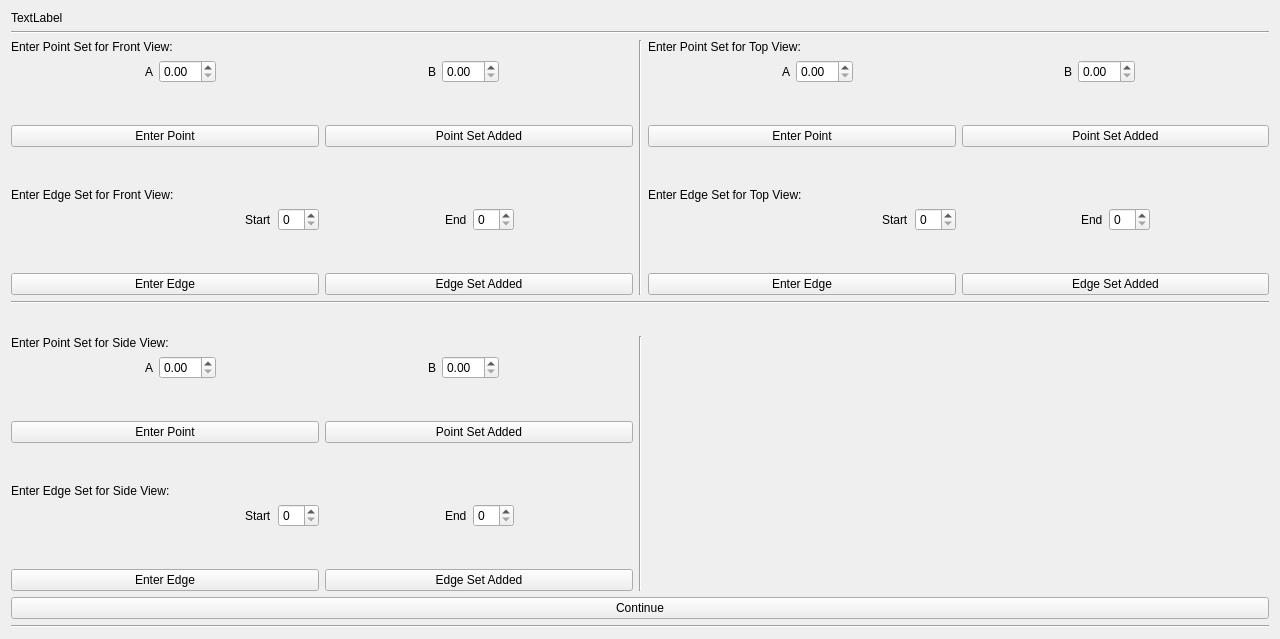
<?xml version="1.0" encoding="UTF-8"?>
<ui version="4.0">
 <class>InputWindowTwoD</class>
 <widget class="QWidget" name="InputWindowTwoD">
  <property name="geometry">
   <rect>
    <x>0</x>
    <y>0</y>
    <width>1280</width>
    <height>639</height>
   </rect>
  </property>
  <property name="windowTitle">
   <string>Form</string>
  </property>
  <layout class="QVBoxLayout" name="verticalLayout_2">
   <item>
    <layout class="QVBoxLayout" name="verticalLayout">
     <item>
      <widget class="QLabel" name="InstructionLabel">
       <property name="text">
        <string>TextLabel</string>
       </property>
      </widget>
     </item>
     <item>
      <widget class="Line" name="line_4">
       <property name="orientation">
        <enum>Qt::Horizontal</enum>
       </property>
      </widget>
     </item>
     <item>
      <layout class="QHBoxLayout" name="horizontalLayout_2">
       <item>
        <layout class="QVBoxLayout" name="verticalLayout_6">
         <item>
          <layout class="QVBoxLayout" name="verticalLayout_4">
           <item>
            <widget class="QLabel" name="PointLabel_Front">
             <property name="text">
              <string>Enter Point Set for Front View:</string>
             </property>
            </widget>
           </item>
           <item>
            <layout class="QHBoxLayout" name="horizontalLayout_12">
             <item>
              <layout class="QHBoxLayout" name="horizontalLayout_10">
               <item>
                <spacer name="horizontalSpacer_2">
                 <property name="orientation">
                  <enum>Qt::Horizontal</enum>
                 </property>
                 <property name="sizeHint" stdset="0">
                  <size>
                   <width>40</width>
                   <height>20</height>
                  </size>
                 </property>
                </spacer>
               </item>
               <item>
                <widget class="QLabel" name="label_8">
                 <property name="text">
                  <string>A</string>
                 </property>
                </widget>
               </item>
               <item>
                <widget class="QDoubleSpinBox" name="frontA"/>
               </item>
              </layout>
             </item>
             <item>
              <spacer name="horizontalSpacer">
               <property name="orientation">
                <enum>Qt::Horizontal</enum>
               </property>
               <property name="sizeHint" stdset="0">
                <size>
                 <width>40</width>
                 <height>20</height>
                </size>
               </property>
              </spacer>
             </item>
             <item>
              <layout class="QHBoxLayout" name="horizontalLayout_11">
               <item>
                <widget class="QLabel" name="label_9">
                 <property name="text">
                  <string>B</string>
                 </property>
                </widget>
               </item>
               <item>
                <widget class="QDoubleSpinBox" name="frontB"/>
               </item>
               <item>
                <spacer name="horizontalSpacer_3">
                 <property name="orientation">
                  <enum>Qt::Horizontal</enum>
                 </property>
                 <property name="sizeHint" stdset="0">
                  <size>
                   <width>40</width>
                   <height>20</height>
                  </size>
                 </property>
                </spacer>
               </item>
              </layout>
             </item>
            </layout>
           </item>
           <item>
            <spacer name="verticalSpacer_2">
             <property name="orientation">
              <enum>Qt::Vertical</enum>
             </property>
             <property name="sizeHint" stdset="0">
              <size>
               <width>20</width>
               <height>40</height>
              </size>
             </property>
            </spacer>
           </item>
           <item>
            <layout class="QHBoxLayout" name="horizontalLayout_13">
             <item>
              <widget class="QPushButton" name="EnterPoint_Front">
               <property name="text">
                <string>Enter Point</string>
               </property>
              </widget>
             </item>
             <item>
              <widget class="QPushButton" name="FinishPointAdd_Front">
               <property name="text">
                <string>Point Set Added</string>
               </property>
              </widget>
             </item>
            </layout>
           </item>
          </layout>
         </item>
         <item>
          <spacer name="verticalSpacer_3">
           <property name="orientation">
            <enum>Qt::Vertical</enum>
           </property>
           <property name="sizeHint" stdset="0">
            <size>
             <width>20</width>
             <height>40</height>
            </size>
           </property>
          </spacer>
         </item>
         <item>
          <layout class="QVBoxLayout" name="verticalLayout_5">
           <item>
            <widget class="QLabel" name="EdgeLabel_Front">
             <property name="text">
              <string>Enter Edge Set for Front View:</string>
             </property>
            </widget>
           </item>
           <item>
            <layout class="QHBoxLayout" name="horizontalLayout_16">
             <item>
              <layout class="QHBoxLayout" name="horizontalLayout_14">
               <item>
                <spacer name="horizontalSpacer_4">
                 <property name="orientation">
                  <enum>Qt::Horizontal</enum>
                 </property>
                 <property name="sizeHint" stdset="0">
                  <size>
                   <width>40</width>
                   <height>20</height>
                  </size>
                 </property>
                </spacer>
               </item>
               <item>
                <widget class="QLabel" name="label_11">
                 <property name="text">
                  <string>Start</string>
                 </property>
                </widget>
               </item>
               <item>
                <widget class="QSpinBox" name="frontStart"/>
               </item>
              </layout>
             </item>
             <item>
              <layout class="QHBoxLayout" name="horizontalLayout_15">
               <item>
                <spacer name="horizontalSpacer_6">
                 <property name="orientation">
                  <enum>Qt::Horizontal</enum>
                 </property>
                 <property name="sizeHint" stdset="0">
                  <size>
                   <width>40</width>
                   <height>20</height>
                  </size>
                 </property>
                </spacer>
               </item>
               <item>
                <widget class="QLabel" name="label_12">
                 <property name="text">
                  <string>End</string>
                 </property>
                </widget>
               </item>
               <item>
                <widget class="QSpinBox" name="frontEnd"/>
               </item>
               <item>
                <spacer name="horizontalSpacer_5">
                 <property name="orientation">
                  <enum>Qt::Horizontal</enum>
                 </property>
                 <property name="sizeHint" stdset="0">
                  <size>
                   <width>40</width>
                   <height>20</height>
                  </size>
                 </property>
                </spacer>
               </item>
              </layout>
             </item>
            </layout>
           </item>
           <item>
            <spacer name="verticalSpacer_4">
             <property name="orientation">
              <enum>Qt::Vertical</enum>
             </property>
             <property name="sizeHint" stdset="0">
              <size>
               <width>20</width>
               <height>40</height>
              </size>
             </property>
            </spacer>
           </item>
           <item>
            <layout class="QHBoxLayout" name="horizontalLayout_17">
             <item>
              <widget class="QPushButton" name="EnterEdge_Front">
               <property name="text">
                <string>Enter Edge</string>
               </property>
              </widget>
             </item>
             <item>
              <widget class="QPushButton" name="FinishEdgeAdd_Front">
               <property name="text">
                <string>Edge Set Added</string>
               </property>
              </widget>
             </item>
            </layout>
           </item>
          </layout>
         </item>
        </layout>
       </item>
       <item>
        <widget class="Line" name="line_3">
         <property name="orientation">
          <enum>Qt::Vertical</enum>
         </property>
        </widget>
       </item>
       <item>
        <layout class="QVBoxLayout" name="verticalLayout_7">
         <item>
          <layout class="QVBoxLayout" name="verticalLayout_8">
           <item>
            <widget class="QLabel" name="PointLabel_Top">
             <property name="text">
              <string>Enter Point Set for Top View:</string>
             </property>
            </widget>
           </item>
           <item>
            <layout class="QHBoxLayout" name="horizontalLayout_18">
             <item>
              <layout class="QHBoxLayout" name="horizontalLayout_19">
               <item>
                <spacer name="horizontalSpacer_7">
                 <property name="orientation">
                  <enum>Qt::Horizontal</enum>
                 </property>
                 <property name="sizeHint" stdset="0">
                  <size>
                   <width>40</width>
                   <height>20</height>
                  </size>
                 </property>
                </spacer>
               </item>
               <item>
                <widget class="QLabel" name="label_15">
                 <property name="text">
                  <string>A</string>
                 </property>
                </widget>
               </item>
               <item>
                <widget class="QDoubleSpinBox" name="topA"/>
               </item>
              </layout>
             </item>
             <item>
              <spacer name="horizontalSpacer_8">
               <property name="orientation">
                <enum>Qt::Horizontal</enum>
               </property>
               <property name="sizeHint" stdset="0">
                <size>
                 <width>40</width>
                 <height>20</height>
                </size>
               </property>
              </spacer>
             </item>
             <item>
              <layout class="QHBoxLayout" name="horizontalLayout_20">
               <item>
                <widget class="QLabel" name="label_16">
                 <property name="text">
                  <string>B</string>
                 </property>
                </widget>
               </item>
               <item>
                <widget class="QDoubleSpinBox" name="topB"/>
               </item>
               <item>
                <spacer name="horizontalSpacer_9">
                 <property name="orientation">
                  <enum>Qt::Horizontal</enum>
                 </property>
                 <property name="sizeHint" stdset="0">
                  <size>
                   <width>40</width>
                   <height>20</height>
                  </size>
                 </property>
                </spacer>
               </item>
              </layout>
             </item>
            </layout>
           </item>
           <item>
            <spacer name="verticalSpacer_5">
             <property name="orientation">
              <enum>Qt::Vertical</enum>
             </property>
             <property name="sizeHint" stdset="0">
              <size>
               <width>20</width>
               <height>40</height>
              </size>
             </property>
            </spacer>
           </item>
           <item>
            <layout class="QHBoxLayout" name="horizontalLayout_21">
             <item>
              <widget class="QPushButton" name="EnterPoint_Top">
               <property name="text">
                <string>Enter Point</string>
               </property>
              </widget>
             </item>
             <item>
              <widget class="QPushButton" name="FinishPointAdd_Top">
               <property name="text">
                <string>Point Set Added</string>
               </property>
              </widget>
             </item>
            </layout>
           </item>
          </layout>
         </item>
         <item>
          <spacer name="verticalSpacer_6">
           <property name="orientation">
            <enum>Qt::Vertical</enum>
           </property>
           <property name="sizeHint" stdset="0">
            <size>
             <width>20</width>
             <height>40</height>
            </size>
           </property>
          </spacer>
         </item>
         <item>
          <layout class="QVBoxLayout" name="verticalLayout_9">
           <item>
            <widget class="QLabel" name="EdgeLabel_Top">
             <property name="text">
              <string>Enter Edge Set for Top View:</string>
             </property>
            </widget>
           </item>
           <item>
            <layout class="QHBoxLayout" name="horizontalLayout_22">
             <item>
              <layout class="QHBoxLayout" name="horizontalLayout_23">
               <item>
                <spacer name="horizontalSpacer_10">
                 <property name="orientation">
                  <enum>Qt::Horizontal</enum>
                 </property>
                 <property name="sizeHint" stdset="0">
                  <size>
                   <width>40</width>
                   <height>20</height>
                  </size>
                 </property>
                </spacer>
               </item>
               <item>
                <widget class="QLabel" name="label_18">
                 <property name="text">
                  <string>Start</string>
                 </property>
                </widget>
               </item>
               <item>
                <widget class="QSpinBox" name="topStart"/>
               </item>
              </layout>
             </item>
             <item>
              <layout class="QHBoxLayout" name="horizontalLayout_24">
               <item>
                <spacer name="horizontalSpacer_11">
                 <property name="orientation">
                  <enum>Qt::Horizontal</enum>
                 </property>
                 <property name="sizeHint" stdset="0">
                  <size>
                   <width>40</width>
                   <height>20</height>
                  </size>
                 </property>
                </spacer>
               </item>
               <item>
                <widget class="QLabel" name="label_19">
                 <property name="text">
                  <string>End</string>
                 </property>
                </widget>
               </item>
               <item>
                <widget class="QSpinBox" name="topEnd"/>
               </item>
               <item>
                <spacer name="horizontalSpacer_12">
                 <property name="orientation">
                  <enum>Qt::Horizontal</enum>
                 </property>
                 <property name="sizeHint" stdset="0">
                  <size>
                   <width>40</width>
                   <height>20</height>
                  </size>
                 </property>
                </spacer>
               </item>
              </layout>
             </item>
            </layout>
           </item>
           <item>
            <spacer name="verticalSpacer_7">
             <property name="orientation">
              <enum>Qt::Vertical</enum>
             </property>
             <property name="sizeHint" stdset="0">
              <size>
               <width>20</width>
               <height>40</height>
              </size>
             </property>
            </spacer>
           </item>
           <item>
            <layout class="QHBoxLayout" name="horizontalLayout_25">
             <item>
              <widget class="QPushButton" name="EnterEdge_Top">
               <property name="text">
                <string>Enter Edge</string>
               </property>
              </widget>
             </item>
             <item>
              <widget class="QPushButton" name="FinishEdgeAdd_Top">
               <property name="text">
                <string>Edge Set Added</string>
               </property>
              </widget>
             </item>
            </layout>
           </item>
          </layout>
         </item>
        </layout>
       </item>
      </layout>
     </item>
     <item>
      <widget class="Line" name="line">
       <property name="orientation">
        <enum>Qt::Horizontal</enum>
       </property>
      </widget>
     </item>
     <item>
      <spacer name="verticalSpacer">
       <property name="orientation">
        <enum>Qt::Vertical</enum>
       </property>
       <property name="sizeHint" stdset="0">
        <size>
         <width>20</width>
         <height>40</height>
        </size>
       </property>
      </spacer>
     </item>
     <item>
      <layout class="QHBoxLayout" name="horizontalLayout">
       <item>
        <layout class="QVBoxLayout" name="verticalLayout_10">
         <item>
          <layout class="QVBoxLayout" name="verticalLayout_11">
           <item>
            <widget class="QLabel" name="PointLabel_Side">
             <property name="text">
              <string>Enter Point Set for Side View:</string>
             </property>
            </widget>
           </item>
           <item>
            <layout class="QHBoxLayout" name="horizontalLayout_26">
             <item>
              <layout class="QHBoxLayout" name="horizontalLayout_27">
               <item>
                <spacer name="horizontalSpacer_13">
                 <property name="orientation">
                  <enum>Qt::Horizontal</enum>
                 </property>
                 <property name="sizeHint" stdset="0">
                  <size>
                   <width>40</width>
                   <height>20</height>
                  </size>
                 </property>
                </spacer>
               </item>
               <item>
                <widget class="QLabel" name="Alabel_Side">
                 <property name="text">
                  <string>A</string>
                 </property>
                </widget>
               </item>
               <item>
                <widget class="QDoubleSpinBox" name="sideA"/>
               </item>
              </layout>
             </item>
             <item>
              <spacer name="horizontalSpacer_14">
               <property name="orientation">
                <enum>Qt::Horizontal</enum>
               </property>
               <property name="sizeHint" stdset="0">
                <size>
                 <width>40</width>
                 <height>20</height>
                </size>
               </property>
              </spacer>
             </item>
             <item>
              <layout class="QHBoxLayout" name="horizontalLayout_28">
               <item>
                <widget class="QLabel" name="Blabel_Side">
                 <property name="text">
                  <string>B</string>
                 </property>
                </widget>
               </item>
               <item>
                <widget class="QDoubleSpinBox" name="sideB"/>
               </item>
               <item>
                <spacer name="horizontalSpacer_15">
                 <property name="orientation">
                  <enum>Qt::Horizontal</enum>
                 </property>
                 <property name="sizeHint" stdset="0">
                  <size>
                   <width>40</width>
                   <height>20</height>
                  </size>
                 </property>
                </spacer>
               </item>
              </layout>
             </item>
            </layout>
           </item>
           <item>
            <spacer name="verticalSpacer_8">
             <property name="orientation">
              <enum>Qt::Vertical</enum>
             </property>
             <property name="sizeHint" stdset="0">
              <size>
               <width>20</width>
               <height>40</height>
              </size>
             </property>
            </spacer>
           </item>
           <item>
            <layout class="QHBoxLayout" name="horizontalLayout_29">
             <item>
              <widget class="QPushButton" name="EnterPoint_Side">
               <property name="text">
                <string>Enter Point</string>
               </property>
              </widget>
             </item>
             <item>
              <widget class="QPushButton" name="FinishPointAdd_Side">
               <property name="text">
                <string>Point Set Added</string>
               </property>
              </widget>
             </item>
            </layout>
           </item>
          </layout>
         </item>
         <item>
          <spacer name="verticalSpacer_9">
           <property name="orientation">
            <enum>Qt::Vertical</enum>
           </property>
           <property name="sizeHint" stdset="0">
            <size>
             <width>20</width>
             <height>40</height>
            </size>
           </property>
          </spacer>
         </item>
         <item>
          <layout class="QVBoxLayout" name="verticalLayout_12">
           <item>
            <widget class="QLabel" name="EdgeLabel_Side">
             <property name="text">
              <string>Enter Edge Set for Side View:</string>
             </property>
            </widget>
           </item>
           <item>
            <layout class="QHBoxLayout" name="horizontalLayout_30">
             <item>
              <layout class="QHBoxLayout" name="horizontalLayout_31">
               <item>
                <spacer name="horizontalSpacer_16">
                 <property name="orientation">
                  <enum>Qt::Horizontal</enum>
                 </property>
                 <property name="sizeHint" stdset="0">
                  <size>
                   <width>40</width>
                   <height>20</height>
                  </size>
                 </property>
                </spacer>
               </item>
               <item>
                <widget class="QLabel" name="StartLabel_Side">
                 <property name="text">
                  <string>Start</string>
                 </property>
                </widget>
               </item>
               <item>
                <widget class="QSpinBox" name="sideStart"/>
               </item>
              </layout>
             </item>
             <item>
              <layout class="QHBoxLayout" name="horizontalLayout_32">
               <item>
                <spacer name="horizontalSpacer_17">
                 <property name="orientation">
                  <enum>Qt::Horizontal</enum>
                 </property>
                 <property name="sizeHint" stdset="0">
                  <size>
                   <width>40</width>
                   <height>20</height>
                  </size>
                 </property>
                </spacer>
               </item>
               <item>
                <widget class="QLabel" name="EndLabel_Side">
                 <property name="text">
                  <string>End</string>
                 </property>
                </widget>
               </item>
               <item>
                <widget class="QSpinBox" name="sideEnd"/>
               </item>
               <item>
                <spacer name="horizontalSpacer_18">
                 <property name="orientation">
                  <enum>Qt::Horizontal</enum>
                 </property>
                 <property name="sizeHint" stdset="0">
                  <size>
                   <width>40</width>
                   <height>20</height>
                  </size>
                 </property>
                </spacer>
               </item>
              </layout>
             </item>
            </layout>
           </item>
           <item>
            <spacer name="verticalSpacer_10">
             <property name="orientation">
              <enum>Qt::Vertical</enum>
             </property>
             <property name="sizeHint" stdset="0">
              <size>
               <width>20</width>
               <height>40</height>
              </size>
             </property>
            </spacer>
           </item>
           <item>
            <layout class="QHBoxLayout" name="horizontalLayout_33">
             <item>
              <widget class="QPushButton" name="EnterEdge_Side">
               <property name="text">
                <string>Enter Edge</string>
               </property>
              </widget>
             </item>
             <item>
              <widget class="QPushButton" name="FinishEdgeAdd_Side">
               <property name="text">
                <string>Edge Set Added</string>
               </property>
              </widget>
             </item>
            </layout>
           </item>
          </layout>
         </item>
        </layout>
       </item>
       <item>
        <widget class="Line" name="line_5">
         <property name="orientation">
          <enum>Qt::Vertical</enum>
         </property>
        </widget>
       </item>
       <item>
        <spacer name="horizontalSpacer_19">
         <property name="orientation">
          <enum>Qt::Horizontal</enum>
         </property>
         <property name="sizeHint" stdset="0">
          <size>
           <width>40</width>
           <height>20</height>
          </size>
         </property>
        </spacer>
       </item>
       <item>
        <widget class="QWidget" name="widget" native="true"/>
       </item>
      </layout>
     </item>
    </layout>
   </item>
   <item>
    <widget class="QPushButton" name="ContinueButton">
     <property name="text">
      <string>Continue</string>
     </property>
    </widget>
   </item>
   <item>
    <widget class="Line" name="line_2">
     <property name="orientation">
      <enum>Qt::Horizontal</enum>
     </property>
    </widget>
   </item>
  </layout>
 </widget>
 <resources/>
 <connections/>
</ui>
